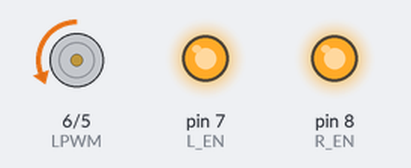
Recording of a sketch running on a simulated Arduino Uno, built with avr-gcc and run on an emulated ATmega328P. Parts: motor-driver pin pairs drawn as motors (green arrow = first pin HIGH = forward, orange = second pin HIGH = backward, longer = more drive), output pins drawn as LEDs (lit = HIGH).

Above: at 1.1 s.
At 16.1 s:
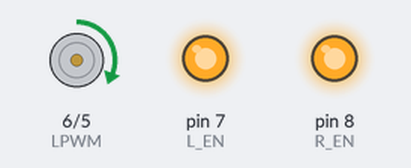
At 26.1 s:
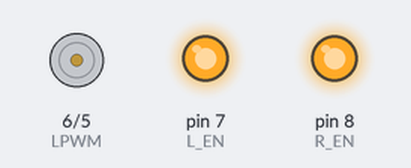
At 36.1 s:
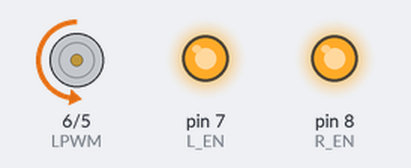
Timing chart, 0 to 37.6 s (numbered marks = the images above):
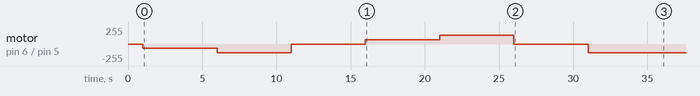

Measured:
- by itself, motor on pin 6 (LPWM) / pin 5 (RPWM): stopped → backward 64/255 at 1.0 s, → backward 128/255 5.0 s later, → stopped 5.0 s later, → forward 64/255 5.0 s later, … (7 changes in this stretch)

The sketch:

Test_BTS7960.ino
```cpp
/*......................
 *  ทดสอบ BTS7960 HBridge
 *
 *  ตัวอย่างง่ายในการใช้ BTS7960 HBridge เพื่อควบคุมมอเตอร์
 *  สคริปต์นี้เพียงแค่ส่งสัญญาณ PWM ไปยัง HBridge เพื่อหมุนมอเตอร์
 * ในทิศทางหนึ่งและหมุนมอเตอร์ในทิศทางอื่น
 *
 *  คำอธิบาย PWM สำหรับ Arduino: https://www.arduino.cc/en/tutorial/PWM
 *
 *  โดย : Barry Tarlton
*/
// กำหนดขาขาออกสำหรับ PWM ด้านขวาและ PWM ด้านซ้าย
// "ขวา" และ "ซ้าย" เป็นคำที่เกี่ยวกับทิศทางของมอเตอร์ และ
// ไม่มีความหมายจากมุมมองการโปรแกรม ขึ้นอยู่กับวิธีการเชื่อมต่อหรือติดตั้งทางกายภาพ
// การส่งสัญญาณใน RPWM มอเตอร์จะหมุนในทิศทางหนึ่ง และเมื่อคุณส่งสัญญาณใน LPWM
// มอเตอร์จะหมุนในทิศทางอื่น

int RPWM = 5;  // ขาดิจิทัล/PWM ขา 5 ไปยัง RPWM บน BTS7960
int LPWM = 6;  // ขาดิจิทัล/PWM ขา 6 ไปยง LPWM บน BTS7960

// เปิดใช้งานการเคลื่อนที่ "ซ้าย" และ "ขวา"
int L_EN = 7;  // เชื่อมขาดิจิทัล/PWM 7 ไปยง L_EN บน BTS7960
int R_EN = 8;  // เชื่อมขาดิจิทัล/PWM 8 ไปยง R_EN บน BTS7960

void setup() {
  // วางโค้ดการตั้งค่าของคุณที่นี่ เพื่อทำงานครั้งเดียว:

  // กำหนดขาทั้งหมดให้เป็นโหลด
  for (int i = 5; i < 9; i++) {
    pinMode(i, OUTPUT);
  }
  // ตั้งค่าขาที่คุณต้องการใช้เป็นสถานะต่ำ
  for (int i = 5; i < 9; i++) {
    digitalWrite(i, LOW);
  }
  delay(1000);// รอ 1 วินาที
  Serial.begin(9600);

  // เปิดใช้งานการเคลื่อนที่ "ขวา" และ "ซ้าย" บน HBridge
  // สังเกตการใช้งาน digitalWrite เพื่อเปิดใช้งานและเท่าที่ควร
  digitalWrite(R_EN, HIGH);
  digitalWrite(L_EN, HIGH);
}

void loop() {
  // วางโค้ดหลักของคุณที่นี่ เพื่อทำงานเรื่อย ๆ:

  // ใช้ analogWrite(pin, ที่บอกให้ส่งสัญญาณแบบแกว่ง (PWM) ไปยังขาที่ระบุที่อัตรา "หน้าที่" ที่ระบุ
  // ค่าที่ถูกต้องคือ 0 ถึง 255  0 หมายความว่าไม่มีสัญญาณ (หรือไม่มีพลังงาน) เและ 255 หมายความว่าเปิดเต็มที่
  // https://www.arduino.cc/reference/en/language/functions/analog-io/analogwrite/
  analogWrite(RPWM, 64); // ส่งสัญญาณอย่างต่อเนื่องที่อัตรา 64
  // บรรทัด analogWrite ข้างต้นควรเริ่มการหมุนของมอเตอร์ในทิศทางหนึ่งประมาณ 1/4 ของพลังงาน
  delay(5000); // รอ 5 วินาที มอเตอร์ยังคงเคลื่อนที่เนื่องจากสัญญาณ analogWrite กำลังเต็มที่
  analogWrite(RPWM, 128); // ส่งสัญญาณอย่างต่อเนื่องที่ 128 (ประมาณครึ่งของ 255 ส่วนตัว)
  delay(5000);

  // หลังจาก 5 วินาทีที่ครึ่งของพลังงานหยุดการเคลื่อนที่ของมอเตอร์
  analogWrite(RPWM, 0);
  delay(5000);
  // ตอนนี้เริ่มการเคลื่อนที่ในทิศทางตรงข้าม
  analogWrite(LPWM, 64);
  delay(5000);
  analogWrite(LPWM, 128);
  delay(5000);
  analogWrite(LPWM, 0); // หยุดการเคลื่อนที่ในทิศทางนี้
  // ณจุดนี้ควรจะไม่มีการเคลื่อนที่
  delay(5000);
}
```
